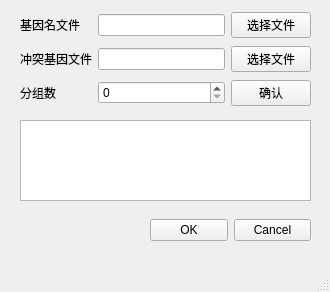
<?xml version="1.0" encoding="UTF-8"?>
<ui version="4.0">
 <class>MainWindow</class>
 <widget class="QMainWindow" name="MainWindow">
  <property name="geometry">
   <rect>
    <x>0</x>
    <y>0</y>
    <width>330</width>
    <height>292</height>
   </rect>
  </property>
  <property name="windowTitle">
   <string>MainWindow</string>
  </property>
  <widget class="QWidget" name="centralwidget">
   <widget class="QWidget" name="gridLayoutWidget">
    <property name="geometry">
     <rect>
      <x>20</x>
      <y>10</y>
      <width>291</width>
      <height>101</height>
     </rect>
    </property>
    <layout class="QGridLayout" name="gridLayout">
     <item row="0" column="2">
      <widget class="QLineEdit" name="lineEdit"/>
     </item>
     <item row="3" column="0">
      <widget class="QLabel" name="label">
       <property name="text">
        <string>分组数</string>
       </property>
      </widget>
     </item>
     <item row="2" column="0">
      <widget class="QLabel" name="label_3">
       <property name="text">
        <string>冲突基因文件</string>
       </property>
      </widget>
     </item>
     <item row="2" column="2">
      <widget class="QLineEdit" name="lineEdit_2"/>
     </item>
     <item row="0" column="0">
      <widget class="QLabel" name="label_2">
       <property name="text">
        <string>基因名文件</string>
       </property>
      </widget>
     </item>
     <item row="0" column="3">
      <widget class="QPushButton" name="pushButton">
       <property name="text">
        <string>选择文件</string>
       </property>
      </widget>
     </item>
     <item row="2" column="3">
      <widget class="QPushButton" name="pushButton_2">
       <property name="text">
        <string>选择文件</string>
       </property>
      </widget>
     </item>
     <item row="3" column="2">
      <widget class="QSpinBox" name="spinBox"/>
     </item>
     <item row="3" column="3">
      <widget class="QPushButton" name="pushButton_5">
       <property name="text">
        <string>确认</string>
       </property>
      </widget>
     </item>
    </layout>
   </widget>
   <widget class="QTextEdit" name="textEdit">
    <property name="geometry">
     <rect>
      <x>20</x>
      <y>120</y>
      <width>291</width>
      <height>81</height>
     </rect>
    </property>
    <property name="readOnly">
     <bool>true</bool>
    </property>
   </widget>
   <widget class="QWidget" name="horizontalLayoutWidget">
    <property name="geometry">
     <rect>
      <x>150</x>
      <y>210</y>
      <width>161</width>
      <height>41</height>
     </rect>
    </property>
    <layout class="QHBoxLayout" name="horizontalLayout">
     <item>
      <widget class="QPushButton" name="pushButton_4">
       <property name="text">
        <string>OK</string>
       </property>
      </widget>
     </item>
     <item>
      <widget class="QPushButton" name="pushButton_3">
       <property name="text">
        <string>Cancel</string>
       </property>
      </widget>
     </item>
    </layout>
   </widget>
  </widget>
  <widget class="QMenuBar" name="menubar">
   <property name="geometry">
    <rect>
     <x>0</x>
     <y>0</y>
     <width>330</width>
     <height>19</height>
    </rect>
   </property>
  </widget>
  <widget class="QStatusBar" name="statusbar"/>
 </widget>
 <resources/>
 <connections>
  <connection>
   <sender>pushButton_3</sender>
   <signal>clicked()</signal>
   <receiver>MainWindow</receiver>
   <slot>close()</slot>
   <hints>
    <hint type="sourcelabel">
     <x>268</x>
     <y>247</y>
    </hint>
    <hint type="destinationlabel">
     <x>322</x>
     <y>238</y>
    </hint>
   </hints>
  </connection>
 </connections>
</ui>
